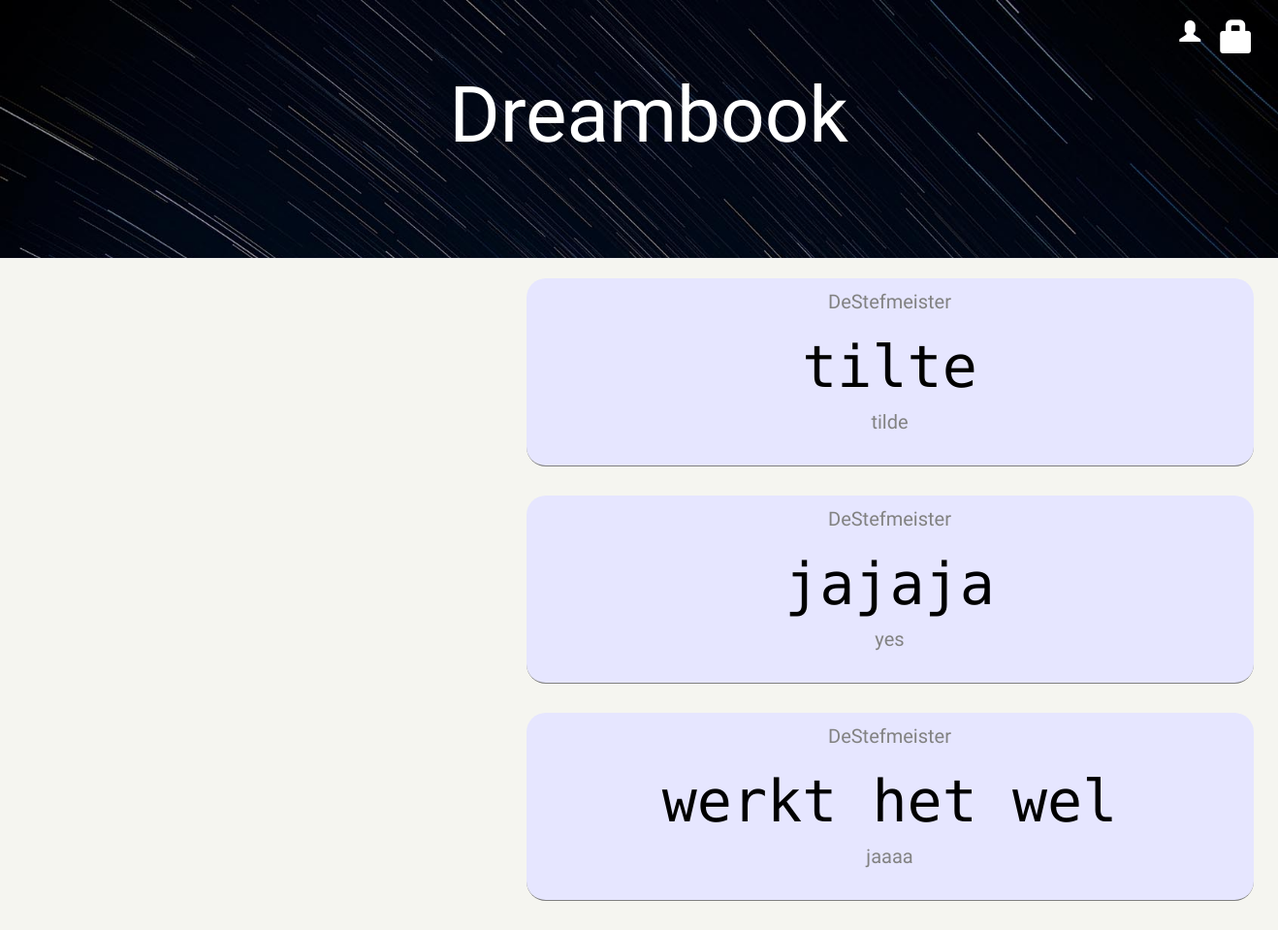
/accounts/profile/1/, run on an earlier commit of the app's database.
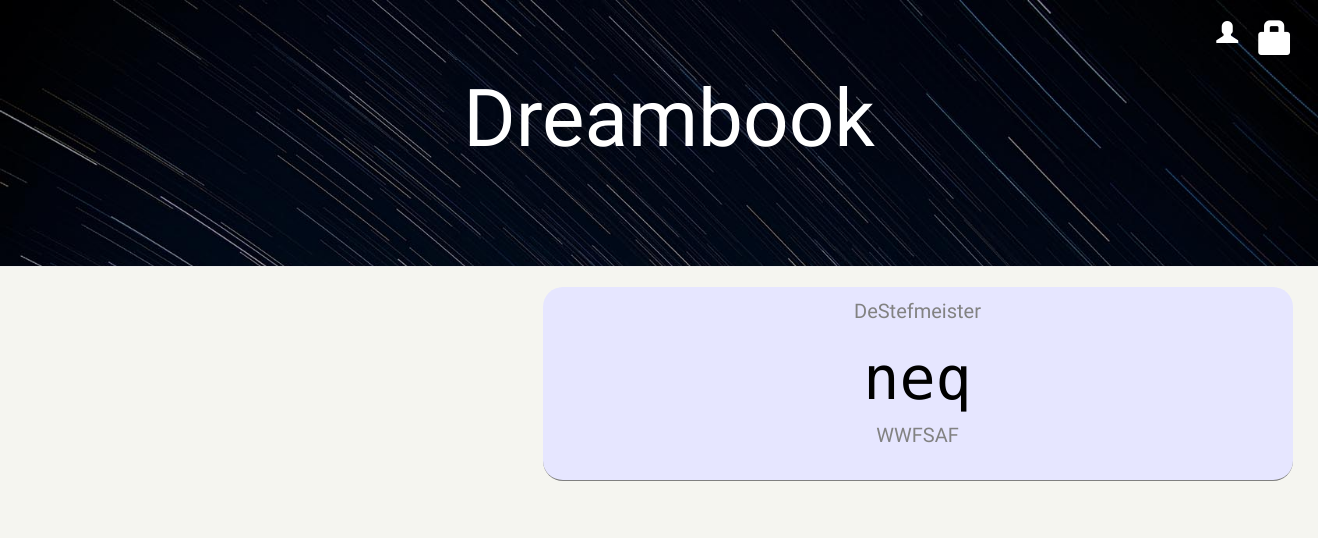
And on a later commit of the database.
### blog/models.py (models this page shows, shortened)
class Post(models.Model):
    author = models.ForeignKey(settings.AUTH_USER_MODEL, default = 1)
    title = models.CharField(max_length=200)
    text = models.TextField()
    created_date = models.DateTimeField(default=timezone.now)
    published_date = models.DateTimeField(blank=True, null=True)
    upvotes = models.IntegerField(default=0)
    downvotes = models.IntegerField(default=0)

### blog/views.py (the view)
# urls.py: url(r'^accounts/profile/(?P<pk>\d+)/$', views.view_profile, name='view_profile'),
def view_profile(request, pk):
    posts = Post.objects.filter(author=pk, published_date__lte=timezone.now()).order_by('published_date')
    return render(request, 'blog/profile.html', {'posts': posts})

### blog/templates/blog/profile.html
{% extends 'blog/base.html' %}
{% block content %}
    {% for post in posts %}
    <div class="post">
        <div class="date">
            {{ post.author }}
        </div>
        <div class="date">
            <h1><a href="{% url 'post_detail' pk=post.pk %}">{{ post.title }}</a></h1>
            <p>{{ post.text|linebreaksbr }}</p>
        </div>
    </div>
    {% endfor %}
{% endblock content %}

What changed in the data, as far as the page shows it:
removed Post: author "DeStefmeister", title "tilte", text "tilde"
removed Post: author "DeStefmeister", title "jajaja", text "yes"
removed Post: author "DeStefmeister", title "werkt het wel", text "jaaaa"
added Post: author "DeStefmeister", title "neq", text "WWFSAF"
